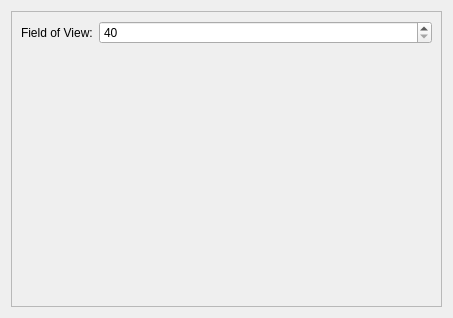
<?xml version="1.0" encoding="UTF-8"?>
<ui version="4.0">
 <class>Form</class>
 <widget class="QWidget" name="Form">
  <property name="geometry">
   <rect>
    <x>0</x>
    <y>0</y>
    <width>453</width>
    <height>318</height>
   </rect>
  </property>
  <property name="windowTitle">
   <string>Form</string>
  </property>
  <layout class="QGridLayout" name="gridLayout">
   <item row="0" column="0">
    <widget class="QScrollArea" name="scrollArea">
     <property name="widgetResizable">
      <bool>true</bool>
     </property>
     <widget class="QWidget" name="scrollAreaWidgetContents">
      <property name="geometry">
       <rect>
        <x>0</x>
        <y>0</y>
        <width>433</width>
        <height>298</height>
       </rect>
      </property>
      <layout class="QFormLayout" name="formLayout">
       <item row="0" column="0">
        <widget class="QLabel" name="label">
         <property name="text">
          <string>Field of View:</string>
         </property>
        </widget>
       </item>
       <item row="0" column="1">
        <widget class="QSpinBox" name="fovSpin">
         <property name="minimum">
          <number>40</number>
         </property>
         <property name="maximum">
          <number>160</number>
         </property>
        </widget>
       </item>
      </layout>
     </widget>
    </widget>
   </item>
  </layout>
 </widget>
 <resources/>
 <connections/>
</ui>
